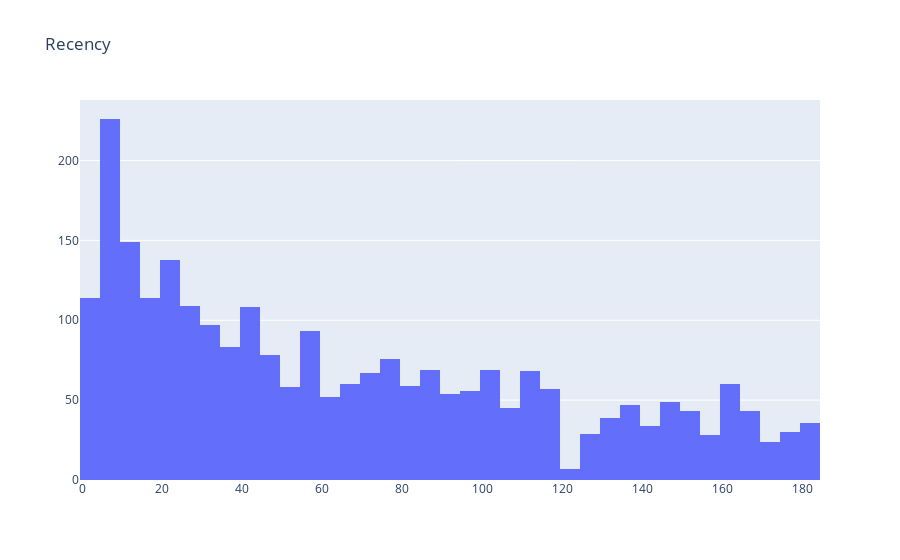

The notebook cell this image was saved under:
### Markdown cell above
##### Looking at recency distribution

### Code cell
#plot recency
plot_data = [
    go.Histogram(
        x=df_rfm['Recency']
    )
]

plot_layout = go.Layout(
        title='Recency'
    )
fig = go.Figure(data=plot_data, layout=plot_layout)

fig

### Figure 1 — Plotly figure (JSON) as saved in the notebook; plotly's stock layout.template omitted (floating-point values rounded to 4 significant figures; data arrays with more than 128 entries replaced by an {"elided": "..."} marker saying what was removed)
{"data": [{"type": "histogram", "x": {"elided": "2568 int values"}}], "layout": {"title": {"text": "Recency"}}}
